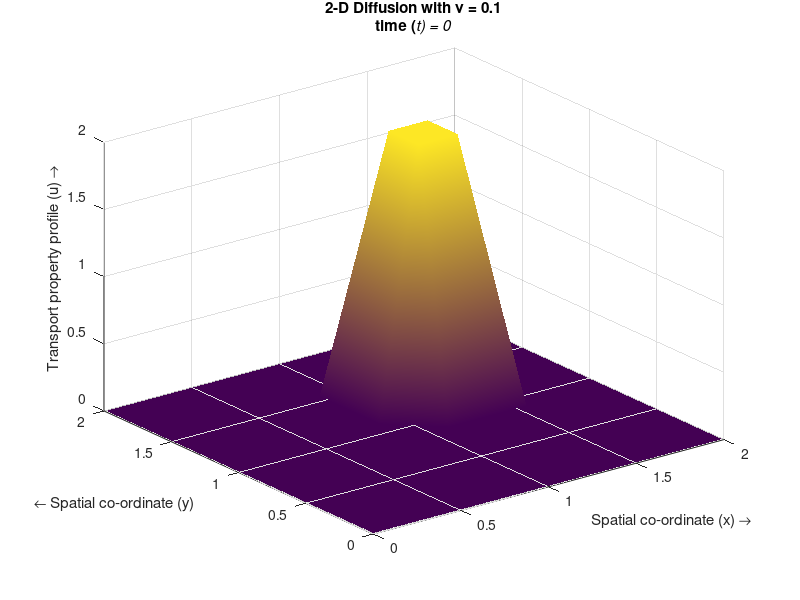

The MATLAB script that drew this image: (Note: this script raises an error after producing the figure.)
% Simulating the 2-D Diffusion equation by the Finite Difference
...Method 
% Numerical scheme used is a first order upwind in time and a second
...order central difference in space (Implicit and Explicit)

%%
%Specifying parameters
nx=10;                           %Number of steps in space(x)
ny=10;                           %Number of steps in space(y)       
nt=30;                           %Number of time steps 
dt=0.01;                         %Width of each time step
dx=2/(nx-1);                     %Width of space step(x)
dy=2/(ny-1);                     %Width of space step(y)
x=0:dx:2;                        %Range of x(0,2) and specifying the grid points
y=0:dy:2;                        %Range of y(0,2) and specifying the grid points
u=zeros(nx,ny);                  %Preallocating u
un=zeros(nx,ny);                 %Preallocating un
vis=0.1;                         %Diffusion coefficient/viscocity
UW=0;                            %x=0 Dirichlet B.C 
UE=0;                            %x=L Dirichlet B.C 
US=0;                            %y=0 Dirichlet B.C 
UN=0;                            %y=L Dirichlet B.C 
UnW=0;                           %x=0 Neumann B.C (du/dn=UnW)
UnE=0;                           %x=L Neumann B.C (du/dn=UnE)
UnS=0;                           %y=0 Neumann B.C (du/dn=UnS)
UnN=0;                           %y=L Neumann B.C (du/dn=UnN)

%%
%Initial Conditions
for i=1:nx
    for j=1:ny
        if ((1<=y(j))&&(y(j)<=1.5)&&(1<=x(i))&&(x(i)<=1.5))
            u(i,j)=2;
        else
            u(i,j)=0;
        end
    end
end

%%
%B.C vector
bc=zeros(nx-2,ny-2);
bc(1,:)=UW/dx^2; bc(nx-2,:)=UE/dx^2;  %Dirichlet B.Cs
bc(:,1)=US/dy^2; bc(:,ny-2)=UN/dy^2;  %Dirichlet B.Cs
%bc(1,:)=-UnW/dx; bc(nx-2,:)=UnE/dx;  %Neumann B.Cs
%bc(:,1)=-UnS/dy; bc(:,nx-2)=UnN/dy;  %Neumann B.Cs
%B.Cs at the corners:
bc(1,1)=UW/dx^2+US/dy^2; bc(nx-2,1)=UE/dx^2+US/dy^2;
bc(1,ny-2)=UW/dx^2+UN/dy^2; bc(nx-2,ny-2)=UE/dx^2+UN/dy^2;
bc=vis*dt*bc;

%Calculating the coefficient matrix for the implicit scheme
Ex=sparse(2:nx-2,1:nx-3,1,nx-2,nx-2);
Ax=Ex+Ex'-2*speye(nx-2);        %Dirichlet B.Cs
%Ax(1,1)=-1; Ax(nx-2,nx-2)=-1;  %Neumann B.Cs
Ey=sparse(2:ny-2,1:ny-3,1,ny-2,ny-2);
Ay=Ey+Ey'-2*speye(ny-2);        %Dirichlet B.Cs
%Ay(1,1)=-1; Ay(ny-2,ny-2)=-1;  %Neumann B.Cs
A=kron(Ay/dy^2,speye(nx-2))+kron(speye(ny-2),Ax/dx^2);
D=speye((nx-2)*(ny-2))-vis*dt*A;

%%
%Calculating the field variable for each time step
i=2:nx-1;
j=2:ny-1;
for it=0:nt
    un=u;
    h=surf(x,y,u','EdgeColor','none');       %plotting the field variable
    shading interp
    axis ([0 2 0 2 0 2])
    title({['2-D Diffusion with {\nu} = ',num2str(vis)];['time (\itt) = ',num2str(it*dt)]})
    xlabel('Spatial co-ordinate (x) \rightarrow')
    ylabel('{\leftarrow} Spatial co-ordinate (y)')
    zlabel('Transport property profile (u) \rightarrow')
    drawnow; 
    refreshdata(h)
    %Uncomment as necessary
    %Implicit method:
    U=un;U(1,:)=[];U(end,:)=[];U(:,1)=[];U(:,end)=[];
    U=reshape(U+bc,[],1);
    U=D\U;
    U=reshape(U,nx-2,ny-2);
    u(2:nx-1,2:ny-1)=U;
    %Boundary conditions
    %Dirichlet:
    u(1,:)=UW;
    u(nx,:)=UE;
    u(:,1)=US;
    u(:,ny)=UN;
    %Neumann:
    %u(1,:)=u(2,:)-UnW*dx;
    %u(nx,:)=u(nx-1,:)+UnE*dx;
    %u(:,1)=u(:,2)-UnS*dy;
    %u(:,ny)=u(:,ny-1)+UnN*dy;
    %}
    %Explicit method:
    %{
    u(i,j)=un(i,j)+(vis*dt*(un(i+1,j)-2*un(i,j)+un(i-1,j))/(dx*dx))+(vis*dt*(un(i,j+1)-2*un(i,j)+un(i,j-1))/(dy*dy));
    %Boundary conditions
    %Dirichlet:
    u(1,:)=UW;
    u(nx,:)=UE;
    u(:,1)=US;
    u(:,ny)=UN;
    %Neumann:
    %u(1,:)=u(2,:)-UnW*dx;
    %u(nx,:)=u(nx-1,:)+UnE*dx;
    %u(:,1)=u(:,2)-UnS*dy;
    %u(:,ny)=u(:,ny-1)+UnN*dy;
    %}
end